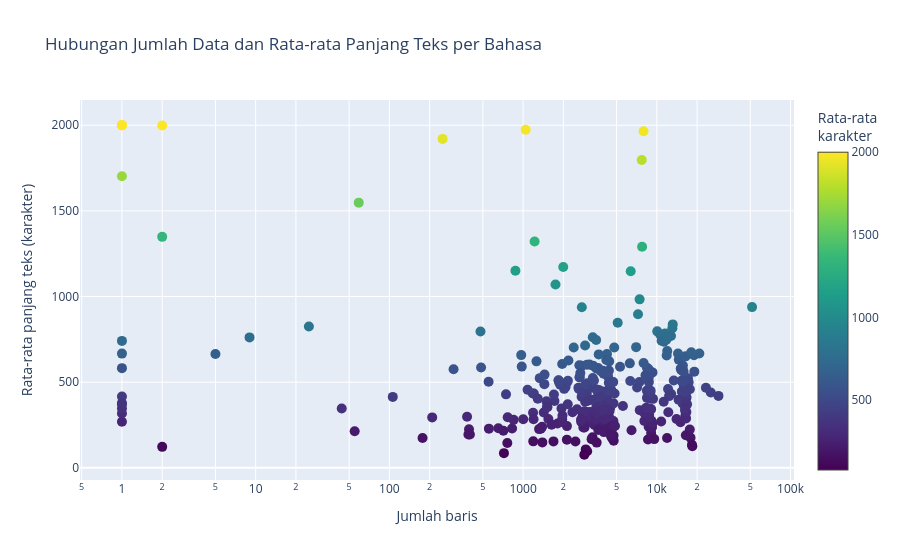

Notebook code cell kept with this figure:
### Code cell
# Visualisasi 3: Hubungan jumlah data bahasa dengan rata-rata panjang teks

language_stats = (
    df_eda
    .group_by("lang")
    .agg(
        pl.len().alias("records"),
        pl.col("text_length").mean().alias("avg_text_length")
    )
)

fig3 = go.Figure(go.Scatter(
    x=language_stats["records"].to_list(),
    y=language_stats["avg_text_length"].to_list(),
    text=language_stats["lang"].to_list(),
    mode="markers",
    marker=dict(
        size=10,
        color=language_stats["avg_text_length"].to_list(),
        colorscale="Viridis",
        showscale=True,
        colorbar=dict(title="Rata-rata<br>karakter")
    ),
    hovertemplate=(
        "Bahasa: %{text}<br>"
        "Jumlah data: %{x:,}<br>"
        "Rata-rata panjang teks: %{y:.1f} karakter"
        "<extra></extra>"
    )
))

fig3.update_layout(
    title="Hubungan Jumlah Data dan Rata-rata Panjang Teks per Bahasa",
    xaxis=dict(title="Jumlah baris", type="log"),
    yaxis_title="Rata-rata panjang teks (karakter)"
)
fig3.show()

### Figure 1 — Plotly figure (JSON) as saved in the notebook; plotly's stock layout.template omitted (floating-point values rounded to 4 significant figures; data arrays with more than 128 entries replaced by an {"elided": "..."} marker saying what was removed)
{"data": [{"hovertemplate": "Bahasa: %{text}<br>Jumlah data: %{x:,}<br>Rata-rata panjang teks: %{y:.1f} karakter<extra></extra>", "marker": {"color": {"elided": "354 float values"}, "colorbar": {"title": {"text": "Rata-rata<br>karakter"}}, "colorscale": [[0, "#440154"], [0.1111, "#482878"], [0.2222, "#3e4989"], [0.3333, "#31688e"], [0.4444, "#26828e"], [0.5556, "#1f9e89"], [0.6667, "#35b779"], [0.7778, "#6ece58"], [0.8889, "#b5de2b"], [1, "#fde725"]], "showscale": true, "size": 10}, "mode": "markers", "text": {"elided": "354 str values"}, "type": "scatter", "x": {"elided": "354 int values"}, "y": {"elided": "354 float values"}}], "layout": {"title": {"text": "Hubungan Jumlah Data dan Rata-rata Panjang Teks per Bahasa"}, "xaxis": {"title": {"text": "Jumlah baris"}, "type": "log"}, "yaxis": {"title": {"text": "Rata-rata panjang teks (karakter)"}}}}
